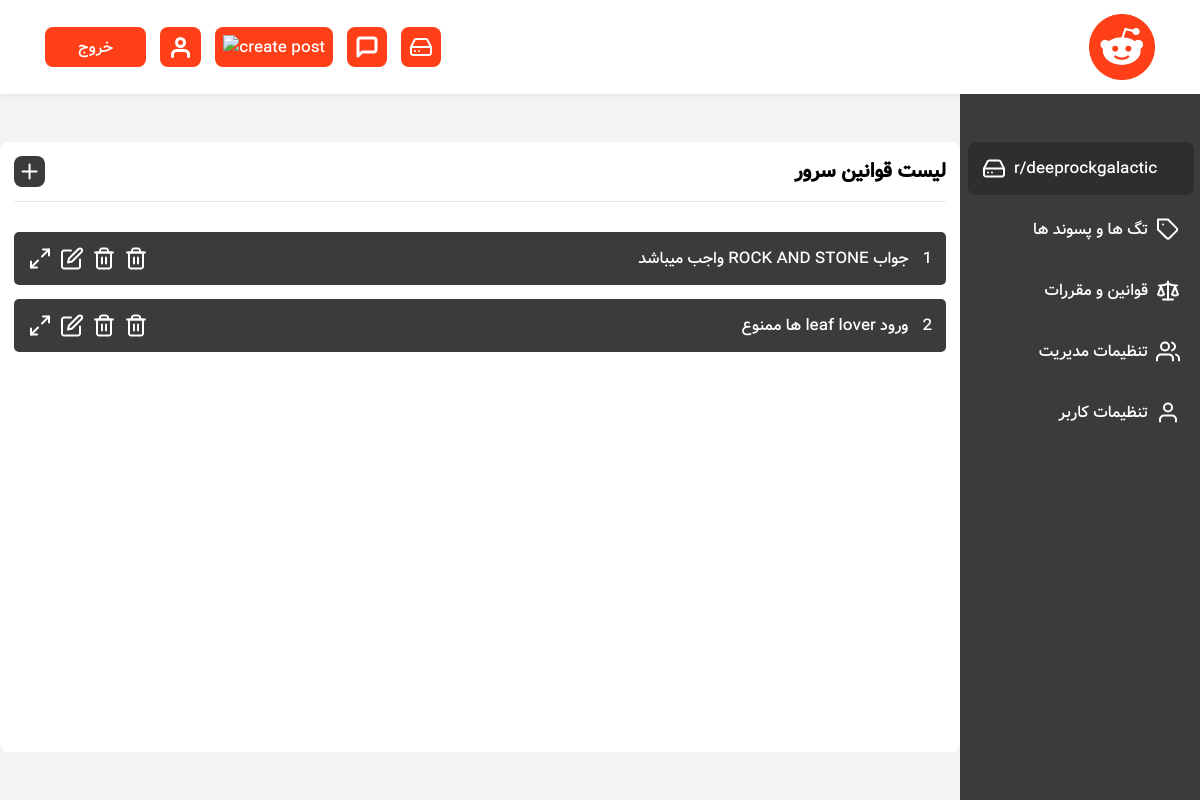
Before: /r/deeprockgalactic/moderating-page/rules (signed in) with the older database file.
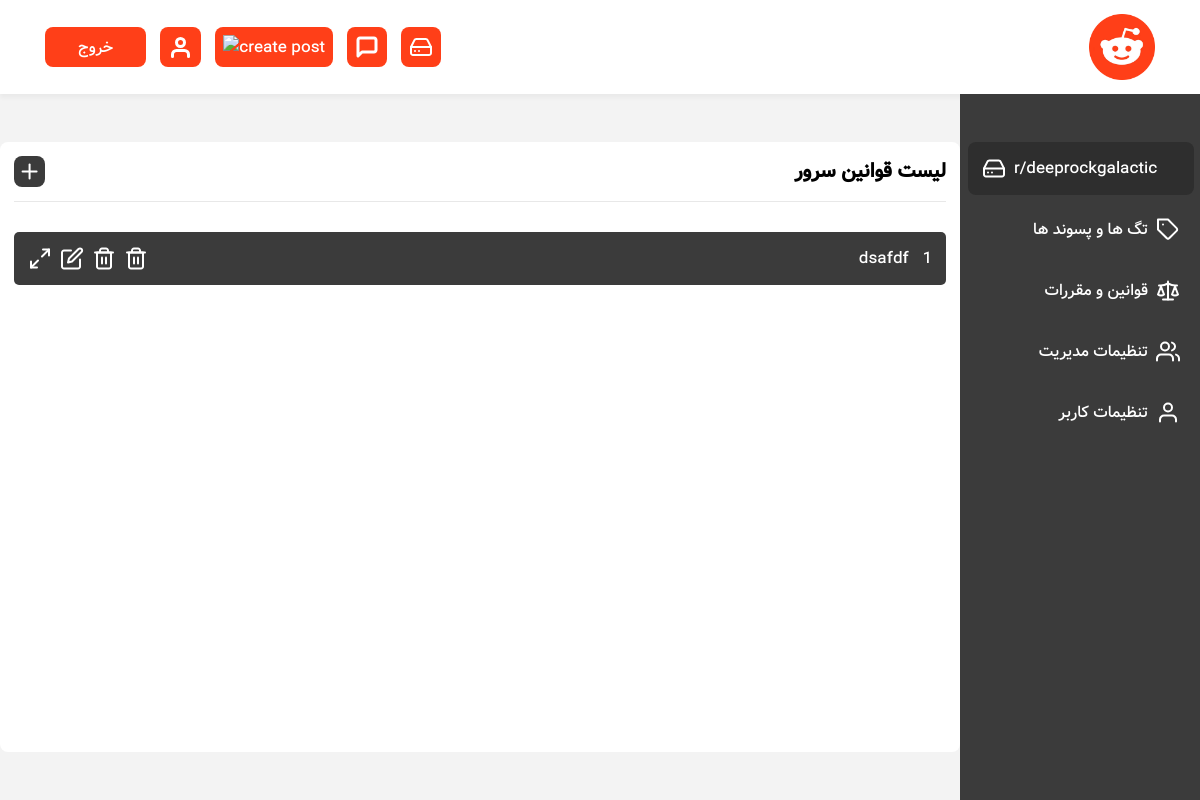
After: the same page with the newer database file.
### servers/models.py (models this page shows, shortened)
class ServerRule(models.Model):
    server = models.ForeignKey(Server, on_delete=models.CASCADE, related_name='rules')
    creator = models.ForeignKey(User, on_delete=models.CASCADE, related_name='rules')
    title = models.CharField(max_length=100)
    body = models.TextField()
    created = models.DateTimeField(auto_now_add=True)

### servers/views.py (the view, shortened to what this page needs)
# urls.py: path('<str:server_tag>/moderating-page/rules', RulesView.as_view(), name='server-rules'),
class RulesView(LoginRequiredMixin, View):
    class_form = CreateRuleForm
    def get(self, request, server_tag):
        create_rule_form = self.class_form()
        server = Server.objects.get(tag=server_tag, creator=request.user)
        server_rules = server.rules.all()
        return render(request, 'servers/rules.html', {"server":server, "server_rules":server_rules, "create_rule_form":create_rule_form})

### reddit/context_processors.py (called while the page is built)
def inject_form(request):
    return {'create_server_form': CreateServerForm()}

def is_moderator(request):
    is_moderator = Server.objects.filter(creator=request.user.id)
    return {'is_moderator': is_moderator}

### servers/templates/servers/rules.html (shortened to what this page needs)
{% extends 'base.html' %} {% load static %}
{% block cssFiles %}
  <link rel="stylesheet" href="{% static 'servers/css/moderating-page.css' %}">
  <link rel="stylesheet" href="{% static 'servers/css/rules.css' %}">
{% endblock cssFiles %}
{% block content %}
<div id="moderation-page-wrapper">
  <section id="moderator-display">
      <div class="wrapper rules-wrapper">
        <div id="create-server-title">
          <h2>لیست قوانین سرور</h2>
          <div onclick="createServerTabFunc('create-post-tag')" class="create-btn">
            <img src="{% static 'servers/svgs/plus.svg' %}" alt="add flair">
          </div>
        </div>
        <section id='list'>
          {% for rule in server_rules %}
          <div class="rule">
              <div class="rule-title-wrapper">
                <div class="rule-title">
                {{ forloop.counter }}
                <p>{{rule.title}}</p>
                </div>
                <div class="rule-options">
                  <a href="{% url 'servers:server-rules-delete' rule.server.tag rule.id %}">
                    <img src="{% static 'servers/svgs/trash.svg' %}" alt="delete rule">
                  </a>
                  <button onclick="createServerTabFunc('delete-rule-tab')">
                    <img src="{% static 'servers/svgs/trash.svg' %}" alt="delete rule">
                  </button>
                  <button class='edit-rule-btn'>
                    <img src="{% static 'posts/svgs/edit.svg' %}" alt="edit rule">
                  </button>
                  <button onclick='openRuleDetails({{ forloop.counter0 }})' class='rule-detail-btn'>
                    <img src="{% static 'svgs/maximize.svg' %}" alt="rule detail">
                  </button>
                </div>
              </div>
            </div>
          {% endfor %}
        </section>
      </div>
  </section>
  {% include 'servers/inc/moderator-control-bar.html' %}
</div>
{% endblock content %}

Changed rows visible on the page:
removed ServerRule: title "جواب ROCK AND STONE واجب میباشد"
removed ServerRule: title "ورود leaf lover ها ممنوع"
added ServerRule: title "dsafdf"
